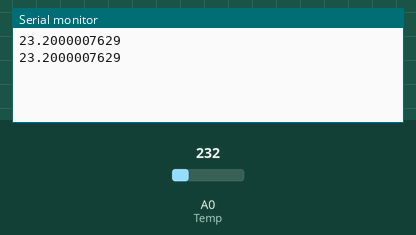
This sketch was run on a simulated Arduino Uno, built with avr-gcc and run on an emulated ATmega328P. On the bench: the last lines printed to the serial monitor. The inputs (shaded band) are chosen by the test bench; at power-on: A0 (Temp) = 232.

Above: at 2.8 s.
2.9 s: A0 (Temp) set to 250
At 3.7 s:
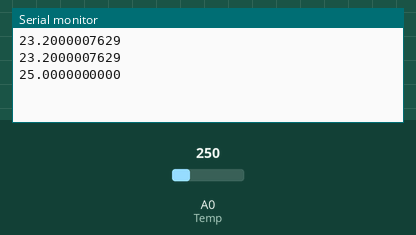
4.4 s: A0 (Temp) set to 266
At 5.8 s:
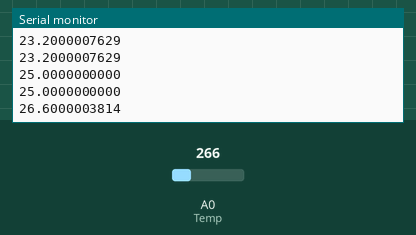
Timing chart, 0 to 7.4 s (numbered marks = the images above; inputs shaded):
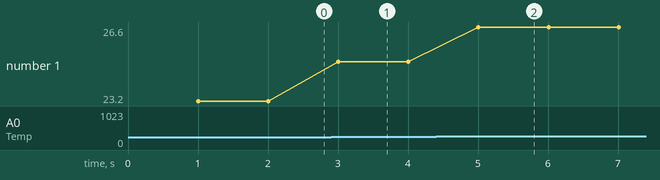

Measured:
- after the input at 2.9 s, the serial monitor: prints a new line after 0.10 s (image 1)
- after the input at 4.4 s, the serial monitor: prints a new line after 0.61 s (image 2)
- plotted number 1: 23.2 → 25 after the input at 2.9 s, 25 → 26.6 after the input at 4.4 s

The sketch:

Atv_parcial_2.ino
```cpp
// Atividade Parcial 2 - Sensor de Temperatura LM35
// Gustavo Freitas Alves          236249
// Jitesh Ashok Manilal Vassaram  175867


/*

    - Usar referência interna de 1,1 V

    - Resolução = (Vmax - Vmin)/(2^n)  --> n = número de bits (Arduino UNO = 10)

    - Resolução será de 0,1 °C/LSB

    - 10mV/°C

*/

#define Temp 0

void setup(){

    Serial.begin(9600);

    pinMode(0, INPUT);
    analogReference(INTERNAL);

}


void loop(){

    _delay_ms(1000);

    unsigned int dado;

    dado = analogRead(Temp);

    Serial.println(dado*0.1, DEC);


}
```
